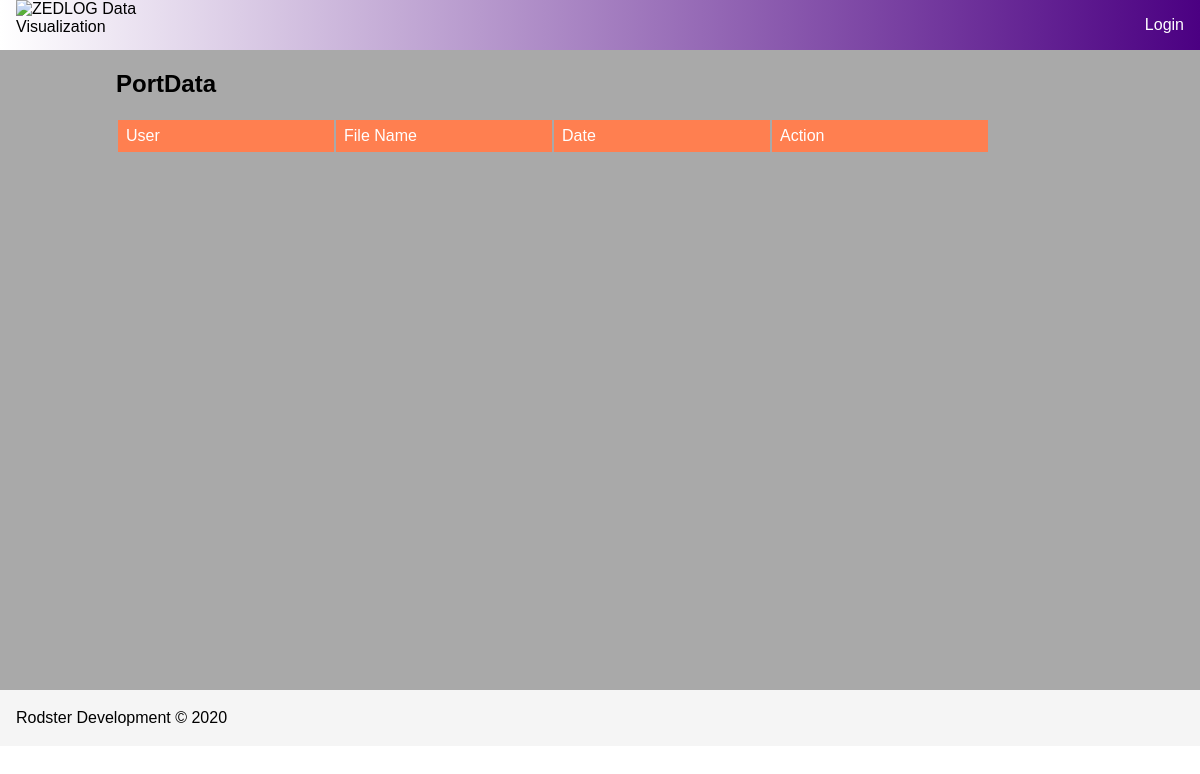
/portfiles/, run on an earlier commit of the app's database.
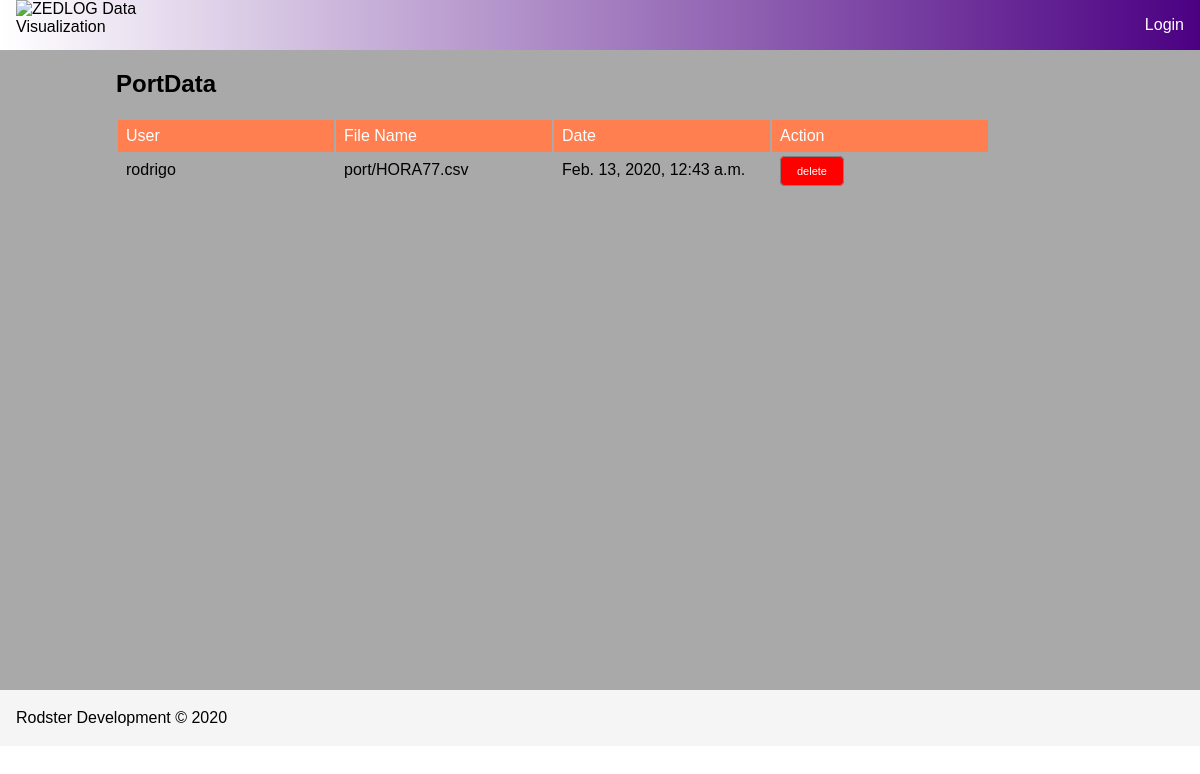
And on a later commit of the database.
### valdata/models.py (models this page shows)
class PortFILE(models.Model):
    uploaded_by = models.ForeignKey(
        User, on_delete=models.CASCADE, default=None)
    date = models.DateTimeField(auto_now_add=True)
    filename = models.FileField(upload_to='port/')

### valdata/views.py (the view)
# urls.py: path('portfiles/', portFILES, name='urlportfiles'),
def portFILES(request):
    data = {}
    data['pd'] = PortFILE.objects.all()
    data['user'] = request.user
    return render(request, 'valdata/portfiles.html', data)

### valdata/templates/valdata/portfiles.html
{% extends 'valdata/base.html' %}
{% block main %}
<div id="portdata" class="wrapper">
    <h2>PortData</h2>
    <table class="table">
        <thead>
            <tr>
                <th>User</th>
                <th>File Name</th>
                <th>Date</th>
                <th>Action</th>
            </tr>
        </thead>
        <tbody>
            {% for file in pd %}
                <tr>
                    <td>{{ file.uploaded_by }}</td>
                    <td>{{ file.filename }}</td>
                    <td>{{ file.date }}</td>
                    <td><a class="deletebtn" href="{% url 'urldeletefile' file.id %}">delete</a></td>
                </tr>
            {% endfor %}
        </tbody>
    </table>
</div>
{% endblock %}

### valdata/templates/valdata/base.html (shortened to what this page needs)
<!DOCTYPE html>
<html lang="en">
<head>
    {% load static %}
    <link rel="stylesheet" href="{% static 'css/style.css'%}">
    <link rel="stylesheet" type="text/css" href="{% static "fontawesome/css/all.min.css" %}" />
</head>
<body>
    <div class="thebody">
        <header>
            <a href="{% url 'urlindex' %}">
                <img id='logo' src="{% static 'img/zedlog.png' %}" alt="ZEDLOG Data Visualization">
            </a>
            <nav>
                <ul>
                    {% if user.is_authenticated %}
                    <li><a href="{% url 'urlscheduleget' %}">Upload Schedule</a></li>
                    <li><a href="{% url 'urlcsvupload' %}">Upload Port</a></li>
                    <li><a href="{% url 'urlcsvdata' %}">View CSV</a></li>
                    <li><a href="{% url 'urlportfiles' %}">Port Files</a></li>
                    <li><a href="{% url 'urlgraph' %}">Dashboard</a></li>
                    <li><a href="{% url 'admin:index' %}">Admin</a></li>
                    <li class="userMenu"><a href="{% url 'logout' %}">Logout</a></li>
                    {% comment %} <span>{{ user }}</span> {% endcomment %}
                    {% else %}
                    <li><a href="{% url 'login' %}">Login</a></li>
                    {% endif %}
                </ul>
            </nav>
        </header>
        <main>
            {% block main %}
            {% endblock %}
        </main>
        <footer>
            <p><a href="http://rodster.website/">Rodster Development</a> &copy; 2020</p>
        </footer>
    </div>
</body>
</html>

### valdata/static/css/style.css (style rules this page uses)
html { font-family: 'Gill Sans', 'Gill Sans MT', Calibri, 'Trebuchet MS', sans-serif; }
body { margin: 0; height: 100%; }
.thebody { background-color: darkgray; }
header { position: fixed; z-index: 999; width: 100%; background: linear-gradient(to left, indigo, white); }
main { padding: 0.5rem; padding-top: 50px; min-height: calc(100vh - 110px); box-sizing: border-box; }
footer { background-color: whitesmoke; padding: 0.5rem 1rem; display: flex; align-items: center; height: 40px; }
footer p { margin: 0; }
a { color: black; text-decoration: none; }
.deletebtn { padding: 0.5rem 1rem; background-color: red; border-radius: 5px; color: white; text-decoration: none; font-size: 11px; border: 1px solid grey; }
#logo { width: auto; height: 50px; margin-left: 1rem; }
nav { display: none; background: #5a5757; position: absolute; text-align: left; top: 100%; left: 0; width: 100%; }
nav ul { padding: 0; list-style: none; margin: 0; }
nav ul li { width: 100%; padding: 1.5rem; border-bottom: 1px solid white; }
nav ul li:last-of-type { border-bottom: none; }
.userMenu span, nav ul li a:visited, nav ul li a { color: white; }
.table { margin-bottom: 2rem; }
table th, table td { padding: 0 0.5rem; font-weight: 400; height: 2rem; vertical-align: center; text-align: left; width: 200px; }
table th { background-color: coral; color: white; }
@media only screen and (min-width: 1000px) { main { width: 1000px; margin: 0 auto; padding: 0 1rem; padding-top: 50px; } }
@media only screen and (min-width: 1000px) { nav { background-color: inherit; position: relative; display: block; top: 0; } }
@media only screen and (min-width: 1000px) { nav ul { display: flex; justify-content: flex-end; } }
@media only screen and (min-width: 1000px) { nav ul li { margin: 0; width: unset; padding: 1rem; border-bottom: none; } }
@media only screen and (min-width: 1000px) { header { display: grid; grid-template-columns: 1fr 5fr; } }

What changed in the data, as far as the page shows it:
added PortFILE: uploaded_by "rodrigo", filename "port/HORA77.csv", date "Feb. 13, 2020, 12:43 a.m."
